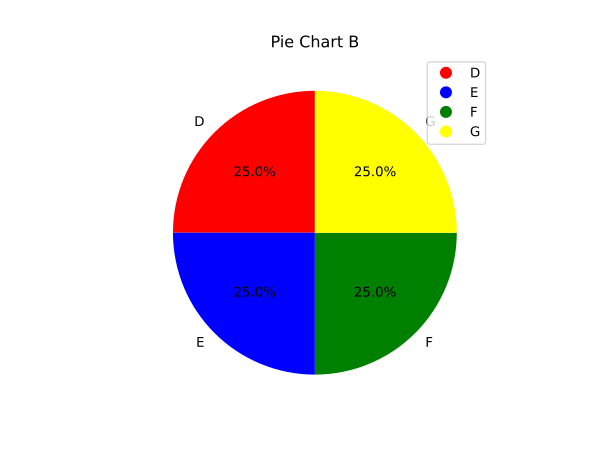

The script that saved this image:
import matplotlib.pyplot as plt
# 定义数据
sizes_A = [1, 1, 1]
sizes_B = [1, 1, 1, 1]  # 与 sizes_A 长度相同
labels = ['D', 'E', 'F', 'G']
colors = ['red', 'blue', 'green', 'yellow']
# 绘制饼图 A
fig, ax = plt.subplots()
ax.pie(sizes_A, labels=labels[:3], colors=colors[:3], autopct='%1.1f%%', startangle=90)
ax.set_title('Pie Chart A')
# 绘制饼图 B
fig, ax = plt.subplots()
ax.pie(sizes_B, labels=labels, colors=colors, autopct='%1.1f%%', startangle=90)
ax.set_title('Pie Chart B')
# 创建图例
legend_patches = [plt.Line2D([0], [0], marker='o', color='w', markersize=10, markerfacecolor=color, label=label) 
                  for color, label in zip(colors, labels)]
plt.legend(handles=legend_patches)
# 显示图形
plt.show()
plt.savefig("test.svg")